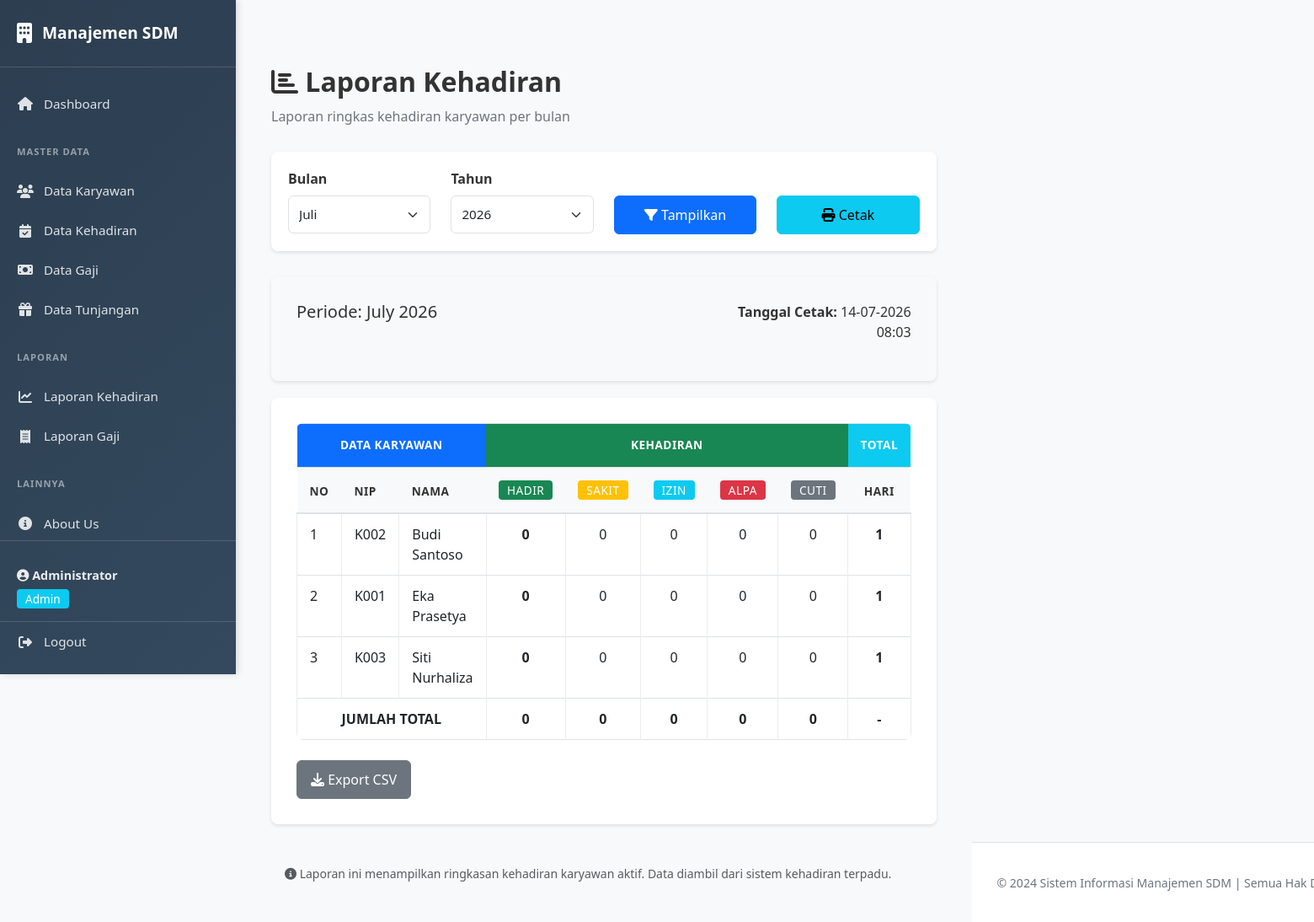
The page /pages/report/kehadiran.php (signed in) on the database its author committed.
### tables this page shows
CREATE TABLE IF NOT EXISTS karyawan (
    id_karyawan INT PRIMARY KEY AUTO_INCREMENT,
    nip VARCHAR(20) UNIQUE NOT NULL,
    nama VARCHAR(100) NOT NULL,
    email VARCHAR(100),
    telepon VARCHAR(15),
    alamat TEXT,
    jabatan VARCHAR(50),
    departemen VARCHAR(50),
    status_kerja ENUM('Aktif', 'Non-Aktif', 'Cuti', 'Resign') DEFAULT 'Aktif',
    tanggal_masuk DATE,
    foto VARCHAR(255),
    created_at TIMESTAMP DEFAULT CURRENT_TIMESTAMP,
    updated_at TIMESTAMP DEFAULT CURRENT_TIMESTAMP ON UPDATE CURRENT_TIMESTAMP
);

### pages/report/kehadiran.php (the view, shortened to what this page needs)
<?php
require_once '../../config/database.php';
require_once '../../config/functions.php';
$bulan = isset($_GET['bulan']) ? intval($_GET['bulan']) : date('m');
$tahun = isset($_GET['tahun']) ? intval($_GET['tahun']) : date('Y');
$query = "
    SELECT
        k.id_karyawan,
        k.nama,
        k.nip,
        COUNT(CASE WHEN ke.status = 'Hadir' THEN 1 END) as hadir,
        COUNT(CASE WHEN ke.status = 'Sakit' THEN 1 END) as sakit,
        COUNT(CASE WHEN ke.status = 'Izin' THEN 1 END) as izin,
        COUNT(CASE WHEN ke.status = 'Alpa' THEN 1 END) as alpa,
        COUNT(CASE WHEN ke.status = 'Cuti' THEN 1 END) as cuti,
        COUNT(*) as total_hari
    FROM karyawan k
    LEFT JOIN kehadiran ke ON k.id_karyawan = ke.id_karyawan
        AND MONTH(ke.tanggal) = $bulan AND YEAR(ke.tanggal) = $tahun
    WHERE k.status_kerja = 'Aktif'
    GROUP BY k.id_karyawan, k.nama, k.nip
    ORDER BY k.nama ASC
";
$result = $conn->query($query);
include '../../includes/header.php';
?>
<div class="container mt-5">
    <div class="mb-4">
        <h1 class="page-title"><i class="fas fa-chart-bar"></i> Laporan Kehadiran</h1>
        <p class="page-subtitle">Laporan ringkas kehadiran karyawan per bulan</p>
    </div>
    <div class="filter-section">
        <form method="GET" class="row">
            <div class="col-md-3">
                <label class="form-label">Bulan</label>
                <select name="bulan" class="form-select">
                    <?php echo get_month_options($bulan); ?>
                </select>
            </div>
            <div class="col-md-3">
                <label class="form-label">Tahun</label>
                <select name="tahun" class="form-select">
                    <?php echo get_year_options($tahun); ?>
                </select>
            </div>
            <div class="col-md-3">
                <label class="form-label">&nbsp;</label>
                <button type="submit" class="btn btn-primary w-100">
                    <i class="fas fa-filter"></i> Tampilkan
                </button>
            </div>
            <div class="col-md-3">
                <label class="form-label">&nbsp;</label>
                <button type="button" class="btn btn-info w-100" onclick="printPage()">
                    <i class="fas fa-print"></i> Cetak
                </button>
            </div>
        </form>
    </div>
    <div class="container-main" style="background-color: #f8f9fa; margin-bottom: 20px;">
        <div class="row">
            <div class="col-md-8">
                <h5>Periode: <?php echo date('F Y', mktime(0, 0, 0, $bulan, 1, $tahun)); ?></h5>
            </div>
            <div class="col-md-4 text-end">
                <p><strong>Tanggal Cetak:</strong> <?php echo date('d-m-Y H:i'); ?></p>
            </div>
        </div>
    </div>
    <div class="container-main">
        <?php if ($result->num_rows > 0): ?>
            <div class="table-responsive">
                <table class="table table-hover table-bordered">
                    <thead class="table-light">
                        <tr>
                            <th colspan="3" class="text-center bg-primary text-white">Data Karyawan</th>
                            <th colspan="5" class="text-center bg-success text-white">Kehadiran</th>
                            <th class="text-center bg-info text-white">Total</th>
                        </tr>
                        <tr>
                            <th>No</th>
                            <th>NIP</th>
                            <th>Nama</th>
                            <th class="text-center"><span class="badge bg-success">Hadir</span></th>
                            <th class="text-center"><span class="badge bg-warning">Sakit</span></th>
                            <th class="text-center"><span class="badge bg-info">Izin</span></th>
                            <th class="text-center"><span class="badge bg-danger">Alpa</span></th>
                            <th class="text-center"><span class="badge bg-secondary">Cuti</span></th>
                            <th class="text-center">Hari</th>
                        </tr>
                    </thead>
                    <tbody>
                        <?php
                        $no = 1;
                        $total_hadir = 0;
                        $total_sakit = 0;
                        $total_izin = 0;
                        $total_alpa = 0;
                        $total_cuti = 0;
                        while ($row = $result->fetch_assoc()):
                            $total_hadir += $row['hadir'];
                            $total_sakit += $row['sakit'];
                            $total_izin += $row['izin'];
                            $total_alpa += $row['alpa'];
                            $total_cuti += $row['cuti'];
                        ?>
                            <tr>
                                <td><?php echo $no++; ?></td>
                                <td><?php echo htmlspecialchars($row['nip']); ?></td>
                                <td><?php echo htmlspecialchars($row['nama']); ?></td>
                                <td class="text-center"><strong><?php echo $row['hadir']; ?></strong></td>
                                <td class="text-center"><?php echo $row['sakit']; ?></td>
                                <td class="text-center"><?php echo $row['izin']; ?></td>
                                <td class="text-center"><?php echo $row['alpa']; ?></td>
                                <td class="text-center"><?php echo $row['cuti']; ?></td>
                                <td class="text-center"><strong><?php echo $row['total_hari']; ?></strong></td>
                            </tr>
                        <?php endwhile; ?>
                        <tr style="background-color: #f0f0f0; font-weight: bold;">
                            <td colspan="3" class="text-center">JUMLAH TOTAL</td>
                            <td class="text-center"><?php echo $total_hadir; ?></td>
                            <td class="text-center"><?php echo $total_sakit; ?></td>
                            <td class="text-center"><?php echo $total_izin; ?></td>
                            <td class="text-center"><?php echo $total_alpa; ?></td>
                            <td class="text-center"><?php echo $total_cuti; ?></td>
                            <td class="text-center">-</td>
                        </tr>
                    </tbody>
                </table>
            </div>
            <div class="mt-4">
                <button class="btn btn-secondary" onclick="exportTableToCSV('Laporan_Kehadiran_<?php echo "$bulan-$tahun"; ?>.csv')">
                    <i class="fas fa-download"></i> Export CSV
                </button>
            </div>
        <?php endif; ?>
    </div>
    <div class="mt-4 p-3 bg-light rounded">
        <small class="text-muted">
            <i class="fas fa-info-circle"></i>
            Laporan ini menampilkan ringkasan kehadiran karyawan aktif. Data diambil dari sistem kehadiran terpadu.
        </small>
    </div>
</div>
<?php include '../../includes/footer.php'; ?>

### assets/css/style.css (style rules this page uses)
:root { --primary-color: #0d6efd; --secondary-color: #6c757d; --success-color: #198754; --danger-color: #dc3545; --warning-color: #ffc107; --info-color: #0dcaf0; --sidebar-width: 280px; --sidebar-bg: linear-gradient(135deg, #2c3e50 0%, #34495e 100%); }
* { margin: 0; padding: 0; box-sizing: border-box; }
html { width: 100% !important; height: 100% !important; margin: 0 !important; padding: 0 !important; }
body { width: 100% !important; height: 100% !important; margin: 0 !important; padding: 0 !important; font-family: 'Segoe UI', Tahoma, Geneva, Verdana, sans-serif !important; background-color: #f8f9fa !important; color: #333 !important; overflow-x: hidden !important; display: block !important; }
.container-main { background-color: white; border-radius: 8px; padding: 30px; box-shadow: 0 2px 4px rgba(0, 0, 0, 0.1); margin-bottom: 30px; }
.page-title { font-size: 2rem; font-weight: 700; color: #333; margin-bottom: 10px; }
.page-subtitle { font-size: 1rem; color: #6c757d; margin-bottom: 30px; }
.table-responsive { border-radius: 8px; overflow: hidden; }
.table { margin-bottom: 0; }
.table thead { background-color: #f8f9fa; border-bottom: 2px solid #dee2e6; }
.table thead th { padding: 15px; font-weight: 600; color: #333; text-transform: uppercase; font-size: 0.85rem; letter-spacing: 0.5px; border: none; }
.table tbody td { padding: 12px 15px; border-color: #e9ecef; }
.table tbody tr { transition: background-color 0.2s ease; }
.table tbody tr:nth-child(even) { background-color: #fbfcfd; }
.form-label { font-weight: 600; color: #333; margin-bottom: 8px; }
.form-control, .form-select { border: 1px solid #dee2e6; border-radius: 6px; padding: 10px 12px; font-size: 0.95rem; }
.filter-section { background-color: white; border-radius: 8px; padding: 20px; box-shadow: 0 2px 4px rgba(0, 0, 0, 0.1); margin-bottom: 30px; }
.btn { border-radius: 6px; padding: 10px 16px; font-weight: 500; transition: all 0.3s ease; }
.btn-primary { background-color: #0d6efd; border-color: #0d6efd; }
.badge { padding: 5px 10px; border-radius: 4px; font-weight: 500; font-size: 0.85rem; }
.mt-5 { margin-top: 3rem !important; }

### rows shown on the page
karyawan: nip "K002", nama "Budi Santoso", hadir "0", sakit "0", izin "0", alpa "0", cuti "0", total_hari "1"
karyawan: nip "K001", nama "Eka Prasetya", hadir "0", sakit "0", izin "0", alpa "0", cuti "0", total_hari "1"
karyawan: nip "K003", nama "Siti Nurhaliza", hadir "0", sakit "0", izin "0", alpa "0", cuti "0", total_hari "1"

### other values the page prints
$_SESSION['full_name'] "Administrator"
$_SESSION['role'] "Admin"
date('F Y', mktime(0, 0, 0, $bulan, 1, $tahun)) "July 2026"
$total_hadir "0"
$total_sakit "0"
$total_izin "0"
$total_alpa "0"
$total_cuti "0"
form field bulan "Juli"
form field tahun "2026"
